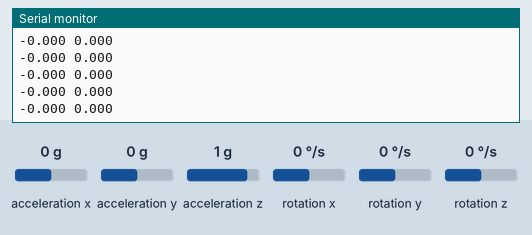
Simulated run of this sketch. Board: Arduino Uno, built with avr-gcc and run on an emulated ATmega328P. Shown: the last lines printed to the serial monitor. Inputs (shaded band) come from the test bench; at power-on: acceleration y 0 g, acceleration x 0 g, acceleration z 1 g, rotation z 0 °/s, rotation x 0 °/s, rotation y 0 °/s.

Above: at 3.2 s.
3.3 s: acceleration y set to -1.4 g
At 3.5 s:
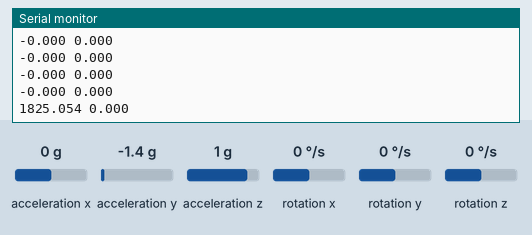
4.8 s: acceleration x set to -1.4 g
At 4.87 s:
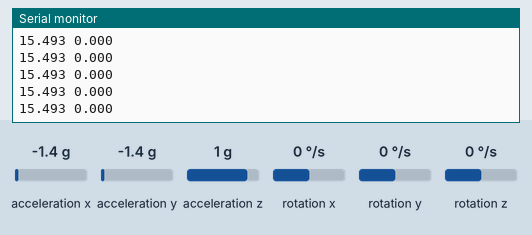
6.3 s: acceleration z set to -1.4 g
At 6.39 s:
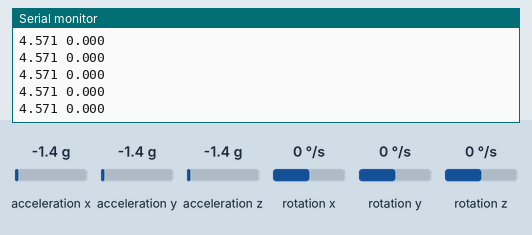
7.8 s: rotation z set to -192 °/s
At 7.91 s:
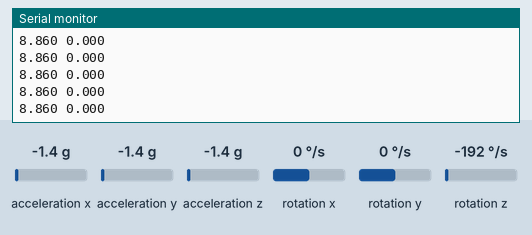
Timing chart, 0 to 10.3 s (numbered marks = the images above; inputs shaded):
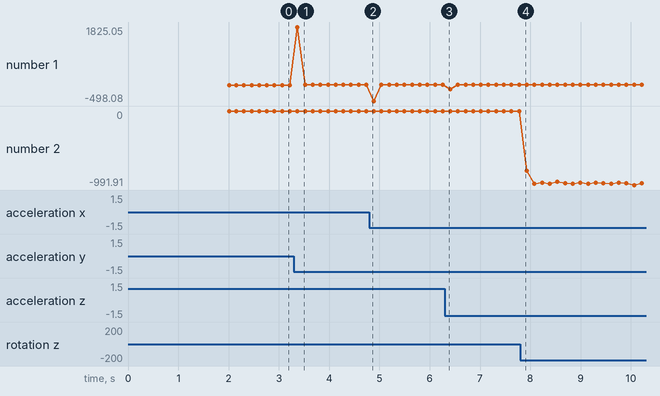

The sketch:

gyro.ino
```cpp
#include "Wire.h"
#include <MPU6050_light.h>

MPU6050 mpu(Wire);
unsigned long timer = 0;
float pi = 3.1416;
int len = 1920;
int wid = 1080;
int xO = 0, yO = 0, zO = 0;
float x, y, z, dx, dy, dz;

void setup() {
  Serial.begin(9600);
  Wire.begin();

  byte status = mpu.begin();
  Serial.print(F("MPU6050 status: "));
  Serial.println(status);
  while(status!=0){ } // stop everything if could not connect to MPU6050

  Serial.println(F("Calculating offsets, do not move MPU6050"));
  delay(1000);

  // mpu.upsideDownMounting = true; // uncomment this line if the MPU6050 is mounted upside-down
  mpu.calcOffsets(); // gyro and accelero
  Serial.println("Done!\n");
}

void loop() {
  mpu.update();

  if ((millis() - timer) > 150){
    x = mpu.getAngleX() * -1;
    //y = mpu.getAngleY();
    z = mpu.getAngleZ();

    dz = z - zO;
    dx = x - xO;

    xO = x;
    zO = z;

    Serial.print(String(dx * pi * len / 180, 3));
    Serial.print(" ");
    //Serial.print(mpu.getAngleY());
    //Serial.print(" ");
    Serial.println(String(dz * pi * len / 180, 3));
    timer = millis();
  }
}
```

Measured:
- after the input at 3.3 s, the serial monitor: prints a new line after 0.07 s (image 1)
- plotted number 1: 0 → 15.49 after the input at 3.3 s, 15.49 → 4.57 after the input at 4.8 s, 4.57 → 8.86 after the input at 6.3 s
- plotted number 2: 0 → -966.97 after the input at 7.8 s
